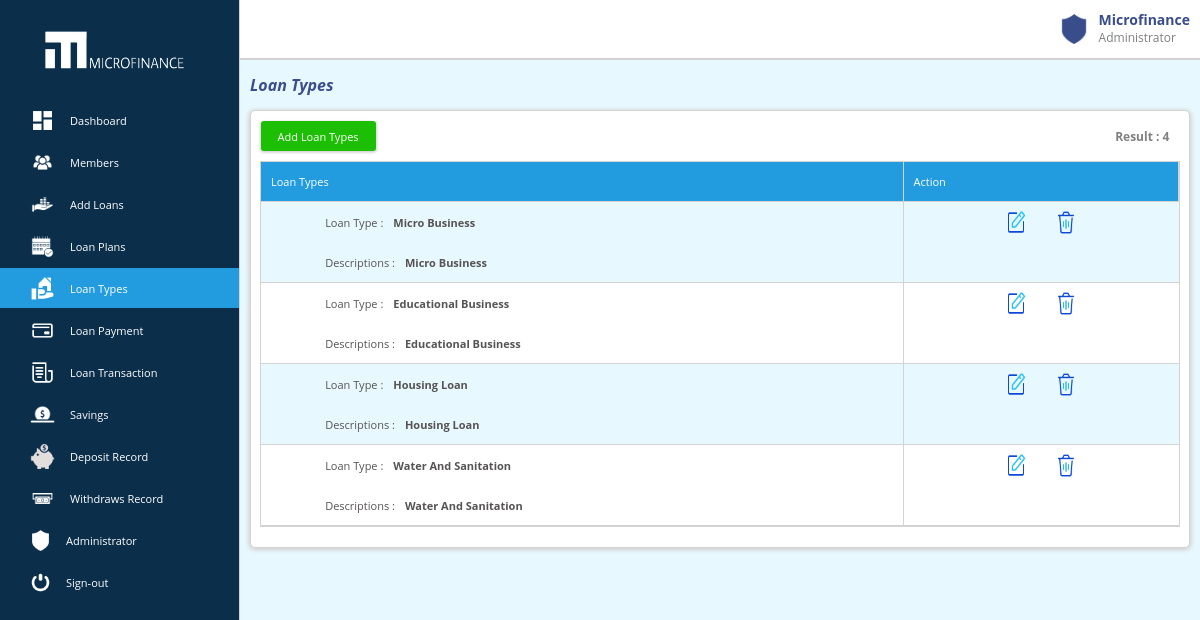
Screenshot of /loan_types.php (signed in) with the database file from the repository.
### tables this page shows
CREATE TABLE `loantypes` (
  `id` int(255) NOT NULL,
  `types` varchar(255) NOT NULL,
  `description` varchar(255) NOT NULL
);

### loan_types.php (the view, shortened to what this page needs)
<?php
        $conn = connection();
        $sql = "SELECT * FROM loantypes order by id";
        $result = $conn->query($sql) or die ($conn->error);
        $row = $result->fetch_assoc();
 ?>
<!DOCTYPE html>
<html>
<head>
	<link rel="stylesheet" type="text/css" href="asset/css/style.css">
</head>
<body>
	<div class="leftdiv" id="leftdiv">
		<div class="logo">
			<img id="menuimg" src="asset/icons/microfinance.PNG" width="65%" height="100%">
		</div>
		<div class="btn" id="btn">
			<a href="dashboard.php">
					<img id="menuimg" src="asset/icons/4136060.PNG" width="25" height="25">
					<label>Dashboard</label>
			</a>
			<a href="members.php" style="display :<?php echo $_SESSION['loanofficer'];?>;">
					<img id="menuimg" src="asset/icons/1989232.PNG" width="25" height="25">
					<label>Members</label>
			</a>
			<a href="loans.php">
					<img id="menuimg" src="asset/icons/2043684.PNG" width="25" height="25">
					<label>Add Loans</label>
			</a>
			<a href="loan_plans.php">
					<img id="menuimg" src="asset/icons/4779371.PNG" width="25" height="25">
					<label>Loan Plans</label>
			</a>
			<a href="loan_types.php" style="background-color: #239cdf;">
					<img id="menuimg" src="asset/icons/4556485.PNG" width="25" height="25">
					<label>Loan Types</label>
			</a>
			<a href="loan_payment.php">
					<img id="menuimg" src="asset/icons/4836525.PNG" width="25" height="25">
					<label>Loan Payment</label>
			</a>
			<a href="loan_transaction.php">
					<img id="menuimg" src="asset/icons/4836503.PNG" width="25" height="25">
					<label>Loan Transaction</label>
			</a>
			<a href="savings.php" style="display :<?php echo $_SESSION['loanofficer'];?>;">
					<img id="menuimg" src="asset/icons/7634045.PNG" width="25" height="25">
					<label>Savings</label>
			</a>
			<a href="deposit_record.php" style="display :<?php echo $_SESSION['loanofficer'];?>;">
					<img id="menuimg" src="asset/icons/4641433.PNG" width="25" height="25">
					<label>Deposit Record</label>
			</a>
			<a href="withdraw_record.php" style="display :<?php echo $_SESSION['loanofficer'];?>;">
					<img id="menuimg" src="asset/icons/4265284.PNG" width="25" height="25">
					<label>Withdraws Record</label>
			</a>
			<a href="administrator.php" style="display :<?php echo $_SESSION['loanofficer'];?>;">
					<img id="menuimg" src="asset/icons/4641420.PNG" width="21" height="21">
					<label>Administrator</label>
			</a>
			<a id="dashboardlogout2">
					<img id="menuimg" src="asset/icons/2010497.PNG" width="21" height="21">
					<label>Sign-out</label>
			</a>
		</div>
	</div>
	<div class="rightdiv" id="rightdiv">
		<div class="header">
			<div class="admin">
				<div class="adminimg">
					<img id="imgadmin" src="asset/icons/4641420.PNG" width="30" height="30">
				</div>
				<div class="myadminlabel">
				<div class="myadmin">
					<label id="adminname">
						<?php echo $_SESSION["lname"];?> <?php echo $_SESSION["fname"];?>
					</label>
				</div>
				<div class="myadmin">
					<label id="adminlabel1"><?php echo $_SESSION["position"];?> </label>
				</div>
				</div>
			</div>
		</div>
		<div class="header1">
			<label>Loan Types</label>
		</div>
		<div class="tablebody">
		<div class="search-add">
			<button id="add">Add Loan Types</button>
			<?php
						$host =  "localhost";
				        $username ="root";
				        $password ="";
				        $db = "microfinance1";
				        $conn =  new mysqli($host, $username, $password, $db);
							$members = "SELECT * FROM loantypes";
							$members_run = mysqli_query($conn, $members);
							if($total = mysqli_num_rows($members_run))
							{
								echo '<label id="label11">Result : '.$total.'</label>';
							}else{
								echo '<label id="label11">Result : 0</label>';
							}
					?>
		</div>
		<div class="tablebody1" id="tablebody11">
		<div class="table">
			<div class="tableheader">
				<div class="tablename" style="width: 70%;">
					<label>Loan Types</label>
				</div>
				<div class="tablename" id="tablename" style="width: 30%;" >
					<label>Action</label>
				</div>
			</div>
			 <?php do{ ?>
			<div class="list">
					<div class="tablename" id="tablename" style="width: 70%;">
						<div class="tablelist">
							<label id="label1">Loan Type :</label ><label id="label2"><?php echo $row['types']; ?></label>
						</div>
						<div class="tablelist">
							<label id="label1"> Descriptions :</label ><label id="label2"><?php echo $row['description']; ?></label>
						</div>
					</div>
					<div class="tablename" id="tablename" style="width: 30%; border-right: none;">
						<form>
           					<a href="loan_types_edit.php ?types=<?php echo $row['types'];?>"><img src="asset/icons/7628917.PNG" width="30" height="25"></a>
           					<a  href=" ?id=<?php echo $row['id'];?>" name="delete"><img src="asset/icons/7247454.PNG" width="30" height="25"></a>
           				</form>
					</div>
			</div>
			<?php }while ($row = $result->fetch_assoc()) ?>
		</div>
	</div>
		</div>
	</div>
</body>
</html>

### asset/css/style.css (style rules this page uses)
* { margin: 0; padding: 0; box-sizing: border-box; color: #565353; font-size: 11px; font-family: 'Open Sans', sans-serif; }
html { border: 5px dashed back; width: 100%; scroll-behavior: smooth; display: flex; background-color: #e8f8ff; }
body { display: flex; width: 100%; }
.leftdiv { width: 20%; height: 100vh; border-right: 1px solid lightgray; display: flex; flex-direction: column; background-color: #0b2e4a; position: fixed; }
.rightdiv { width: 80%; height: 100%; display: flex; flex-direction: column; background-color: #f4f4f4; margin: auto; margin-right: 0; background-color: #e8f8ff; }
.leftdiv .logo { width: 100%; height: 100px; display: flex; }
.leftdiv .logo img { margin: auto; }
.leftdiv .btn { width: 100%; height: auto; display: flex; flex-direction: column; gap: 2px; }
.leftdiv .btn a { width: 100%; height: 40px; display: flex; text-decoration: none; cursor: pointer; }
.leftdiv .btn a img { margin: auto; margin-left: 30px; margin-right: 0; cursor: pointer; filter: invert(100%) hue-rotate(190deg); }
.leftdiv .btn a label { margin: auto; margin-left: 15px; margin-right: 0; cursor: pointer; color: white; }
.rightdiv .header { width: 100%; height: 60px; display: flex; border-bottom: 2px solid lightgray; background-color: white; }
.rightdiv .header img { display: none; filter: invert(32%) sepia(29%) saturate(1055%) hue-rotate(188deg) brightness(87%) contrast(96%); }
.rightdiv .header1 { display: flex; width: 100%; height: 50px; }
.rightdiv .header1 img, .rightdiv .header1 label { margin: auto; margin-left: 10px; margin-right: 0; display: flex; font-size: 16px; font-weight: bold; font-style: italic; color: #394d8d; }
.search-add { display: flex; width: 100%; height: 50px; }
.search-add button, .search-add a { width: 115px; height: 30px; margin: auto; margin-left: 10px; cursor: pointer; border: none; border-radius: 3px; background-color: #1dbf04; color: white; box-shadow: -1px 1px 3px lightgrey, 1px 1px 3px lightgrey; }
.tablebody { width: 98%; height:auto; background-color: white; margin: auto; margin-top: 0; border: 1px solid lightgray; box-shadow: -1px 1px 5px lightgrey, 1px 1px 5px lightgrey; border-radius: 5px; margin-bottom: 20px; overflow: hidden; }
.tablebody1 { width: 98%; margin: auto; height: auto; margin-bottom: 20px; border: 1px solid lightgray; }
.table { width: 100%; height: auto; display: flex; margin: auto; flex-direction: column; background-color: white; }
.tableheader { background-color:#239cdf; position: sticky; top: 0; }
.tableheader, .list a, .tableheader, .list { width: 100%; height: 40px; display: flex; border-bottom: 1px solid lightgray; text-decoration: none; }
.list:nth-of-type(even) { background-color: #e8f8ff; }
.tableheader .tablename, .list a .tablename, .list .tablename { width: 100%; height: 100%; display: flex; border-right: 1px solid lightgray; }
.tableheader .tablename label { color: white; }
.tableheader .tablename label, .list a .tablename label, .list .tablename label { margin: auto; margin-left: 10px; text-transform: capitalize; }
.admin { width:auto; height: 100%; display: flex; flex-direction: row; margin: auto; margin-right: 0; margin-right: 10px; }
.admin .adminimg { width: 40px; height: 100%; display: flex; }
.admin .adminimg #imgadmin { margin: auto; display: flex; }
.myadminlabel { width: auto; height: 100%; display: flex; flex-direction: column; margin: auto; margin-right: 0; }
.myadmin { display: flex; height: 50%; width: 100%; }
.admin .myadmin #adminlabel1 { color: #7d7f81; margin: auto; font-size: 12px; margin-left: 5px; margin-top: 0px; }
.admin #adminname { margin: auto; font-size: 14px; font-weight: bold; margin-left: 5px; margin-bottom: 0; color: #394d8d; }

### rows the page displays
loantypes: types "Micro Business", description "Micro Business"
loantypes: types "Educational Business", description "Educational Business"
loantypes: types "Housing Loan", description "Housing Loan"
loantypes: types "Water And Sanitation", description "Water And Sanitation"

### other values shown
$_SESSION["lname"] "Microfinance"
$_SESSION["position"] "Administrator"
$total "4"
